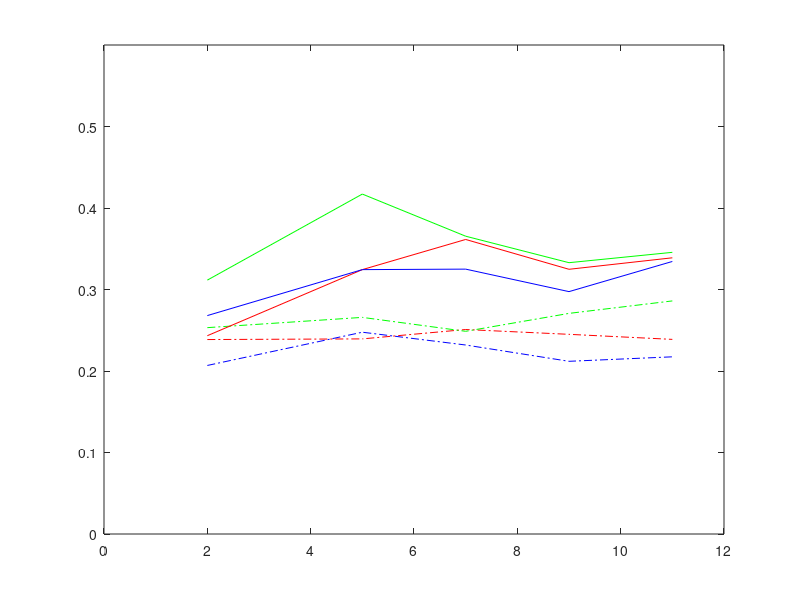
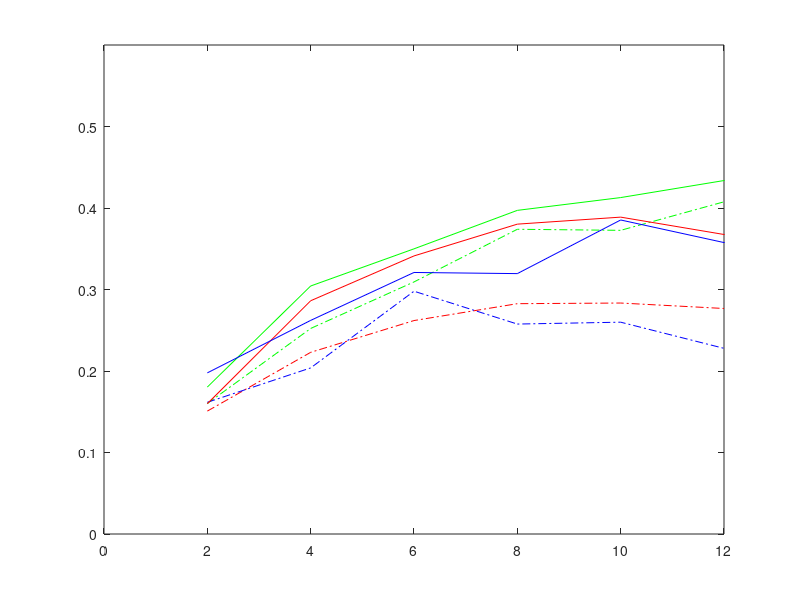

Write the MATLAB code that produced these figures, in order.
wx = [2, 5, 7, 9, 11];

PCA_w_km = [0.2386, 0.2394, 0.2509, 0.2450, 0.2388];
ICA_w_km = [0.2532, 0.2658, 0.2487, 0.2707, 0.2860];
RP_w_km = [0.2068, 0.2476, 0.2319, 0.2119, 0.2174];

PCA_w_em = [0.2433, 0.3244, 0.3614, 0.3248, 0.3389];
ICA_w_em = [0.3115, 0.4171, 0.3654, 0.3329, 0.3456];
RP_w_em = [0.2680, 0.3244, 0.3250, 0.2974, 0.3344];

figure()
plot(wx, PCA_w_km, 'r-.', wx, ICA_w_km, 'g-.', wx, RP_w_km, 'b-.', ...
     wx, PCA_w_em, 'r-', wx, ICA_w_em, 'g-', wx, RP_w_em, 'b-');
axis([0 12 0 0.60])

lx = [2, 4, 6, 8, 10, 12, 14, 16];

PCA_l_km = [0.1508, 0.2229, 0.2619, 0.2826, 0.2834, 0.2767, 0.2938, 0.2906];
ICA_l_km = [0.1601, 0.2522, 0.3093, 0.3739, 0.3726, 0.4076, 0.4412, 0.4012];
RP_l_km = [0.1616, 0.2038, 0.2979, 0.2576, 0.2599, 0.2278, 0.2715, 0.3380];

PCA_l_em = [0.1599, 0.2862, 0.3412, 0.3802, 0.3888, 0.3675, 0.4007, 0.4073];
ICA_l_em = [0.1803, 0.3043, 0.3499, 0.3971, 0.4128, 0.4337, 0.4496, 0.4235];
RP_l_em = [0.1977, 0.2621, 0.3209, 0.3195, 0.3853, 0.3576, 0.3987, 0.4116];

figure()
plot(lx, PCA_l_km, 'r-.', lx, ICA_l_km, 'g-.', lx, RP_l_km, 'b-.', ...
     lx, PCA_l_em, 'r-', lx, ICA_l_em, 'g-', lx, RP_l_em, 'b-');
axis([0 12 0 0.60])